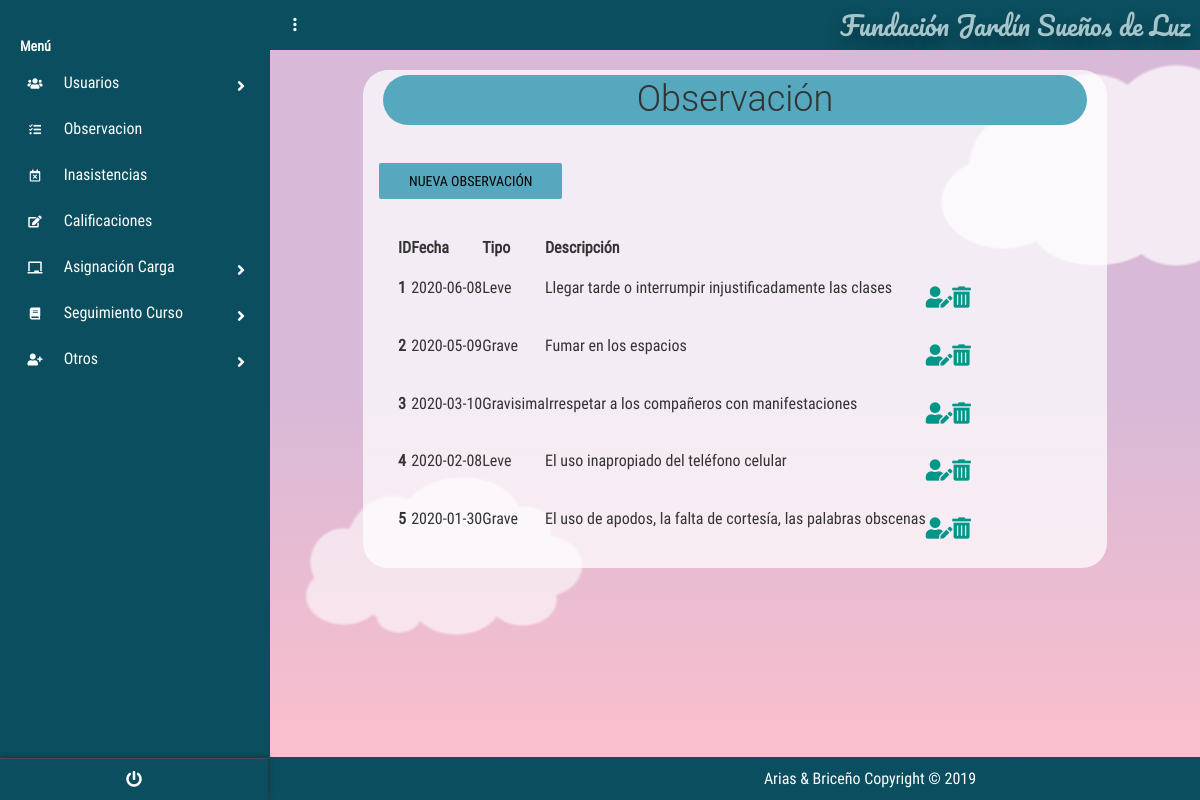
Screenshot of /?c=Observacion&a=Index (signed in) with the database file from the repository.
### tables this page shows
create table OBSERVACION
(
id_Observacion int PRIMARY KEY auto_increment ,
fecha_Observacion DATE,
tipo_Falta VARCHAR (50),
descripcion_Observacion VARCHAR (100)
);

### controllers/ObservacionController.php (called while the page is built, shortened)
<?php
require_once "./models/ObservacionModel.php";
class ObservacionController{
    public function __CONSTRUCT(){
        $this->mode = new ObservacionModel();
    }
    public function Index(){
        include_once './views/Observacion/ObservacionCon.php';
    }
}

### models/Conexion.php (called while the page is built)
<?php
class Conexion{
    public static function conectar(){
        $PDO = new PDO("mysql:host=localhost;dbname=dbfundacion;charset=utf8","root","");
        $PDO->setAttribute(PDO::ATTR_ERRMODE,PDO::ERRMODE_EXCEPTION);
        return $PDO;
    }
}
?>

### models/ObservacionModel.php (called while the page is built, shortened)
<?php
class ObservacionModel{
    public $CNX;
    public function __construct(){
        try {
            $this->CNX= Conexion::conectar();
        } catch (Exception $e) {
            die($e->getMessage());
        }
    }
    public function listar_Observacion(){
        try {
            $query= "SELECT * from Observacion" ;
            $stm = $this->CNX->prepare($query);
            $stm->execute();
            return $stm->fetchAll(PDO::FETCH_OBJ);
        } catch (Exception $e){
            die($e ->getMessage());
        }
    }
}

### views/Observacion/ObservacionCon.php (the view, shortened to what this page needs)
<!DOCTYPE html>
<html lang="es">
<head>
    <link rel='stylesheet' href='https://cdnjs.cloudflare.com/ajax/libs/twitter-bootstrap/4.1.1/css/bootstrap.css'>
    <link rel='stylesheet' href='https://use.fontawesome.com/releases/v5.0.13/css/all.css'>
    <link rel="stylesheet" href="<?php echo SERVERURL; ?>assets/css/main.css">
    <link rel="stylesheet" href="<?php echo SERVERURL; ?>assets/css/style.css">
    <link rel="stylesheet" href="<?php echo SERVERURL; ?>assets/css/menu_Lateral.css">
    <link rel="stylesheet" href="<?php echo SERVERURL; ?>assets/css/main.css">
    <link href="https://unpkg.com/bootstrap-table@1.18.0/dist/bootstrap-table.min.css" rel="stylesheet">
</head>
<body>
    <?php include "./views/modules/navlateral.php" ?>
    <section class="full-box dashboard-contentPage">
        <?php include "./views/modules/navbar.php" ?>
        <div class="container">
            <div class="titles">
                <h1 class="tituloa ">Observación</h1>
                <div class="form-group" id="botones">
                    <a href="?c=Observacion&a=nuevo" class="boton btn btn-info botones">Nueva Observación</a>
                </div>
            </div>
            <div class="tablas">
            <table id="table" data-toggle="table" data-height="auto" data-search="true" data-show-refresh="false"
                data-show-columns="true" data-buttons-toolbar=".buttons-toolbar">
                <thead">
                    <tr>
                        <th data-field="ID">ID</th>
                        <th data-field="fecha">Fecha</th>
                        <th data-field="tipo">Tipo</th>
                        <th data-field="descripcion">Descripción</th>
                        <th data-field="editar"></th>
                        <th data-field="eliminar"></th>
                    </tr>
                <tbody>
                    <?php foreach ($this->mode->listar_Observacion() as $k ) : ?>
                    <tr>
                        <th data-field="ID" scope="row"><?php echo $k->id_Observacion; ?></th>
                        <td data-field="fecha"><?php echo $k->fecha_Observacion; ?></td>
                        <td data-field="tipo"><?php echo $k->tipo_Falta; ?></td>
                        <td data-field="descripcion"><?php echo $k->descripcion_Observacion; ?></td>
                        <th data-field="editar">
                            <div class="form-group" id="botones">
                                <a href="?c=Observacion&a=nuevo&id_Observacion=<?php echo $k->id_Observacion;?>"  class="fas fa-user-edit fa-lg " ></a>
                            </div>
                        </th>
                        <th data-field="eliminar">
                        <div class="form-group" id="botones">
                                <a onclick="javascript:return confirm('¿Desea eliminar el registro?');
                                " href="?c=Observacion&a=g_eliminar_Observacion&id_Observacion=<?php echo $k->id_Observacion;?>"
                                 class="fas fa-trash-alt fa-lg"></a>
                            </div>
                        </th>
                    </tr>
                    <?php endforeach; ?>
                </tbody>
            </table>
</div>
        </div>
        <?php include "./views/modules/fondo_Form.php" ?>
    </section>
</body>
</html>

### assets/css/main.css (style rules this page uses)
body, html { background-color: #0b4e5f; width: 100%; height: 100%; margin: 0; padding: 0; position: relative; font-size: 16px; font-family: 'RobotoCondensed'; overflow: hidden; }
.full-box { margin: 0; padding: 0; width: 100%; box-sizing: border-box; }
.container { background-color: rgba(255, 255, 255, 0.726); margin-top:20px; border-radius:25px; width:80%; }
.tablas,h1 { margin:20px }
h1 { text-align: center; padding: 5px; margin: 5px; }
form .btn, .botones { background-color: #56a8be; border-color: #56a8be; }
.tituloa { background-color: #56a8be; border-color: #56a8be; border-radius: 1em; }
.dashboard-sideBar, .dashboard-contentPage { position: absolute; top: 0; height: 100%; transition: all .3s ease-in-out; }
.dashboard-contentPage { right: 0; z-index: 1; padding-left: 270px; }
.btn:not(.btn-raised).btn-info, .input-group-btn .btn:not(.btn-raised).btn-info { color: #000000; }

### assets/css/menu_Lateral.css (style rules this page uses)
body { font-size: 0.9rem; }

### views/modules/fondo_Form.php (style rules this page uses)
html { box-sizing: border-box; }
*, *:before, *:after { box-sizing: inherit; }
body { margin: 0; background: linear-gradient(#d8b9d7 50%, #ffc0cb); min-height: 100vh; display: flex; justify-content: center; align-items: center; overflow: hidden; position: relative; }

### rows the page displays
observacion: id_Observacion "1", fecha_Observacion "2020-06-08", tipo_Falta "Leve", descripcion_Observacion "Llegar tarde o interrumpir injustificadamente las clases"
observacion: id_Observacion "2", fecha_Observacion "2020-05-09", tipo_Falta "Grave", descripcion_Observacion "Fumar en los espacios"
observacion: id_Observacion "3", fecha_Observacion "2020-03-10", tipo_Falta "Gravisima", descripcion_Observacion "Irrespetar a los compañeros con manifestaciones"
observacion: id_Observacion "4", fecha_Observacion "2020-02-08", tipo_Falta "Leve", descripcion_Observacion "El uso inapropiado del teléfono celular"
observacion: id_Observacion "5", fecha_Observacion "2020-01-30", tipo_Falta "Grave", descripcion_Observacion "El uso de apodos, la falta de cortesía, las palabras obscenas"

### other values shown
NOMBREPROYECTO "Fundación Jardín Sueños de Luz"
